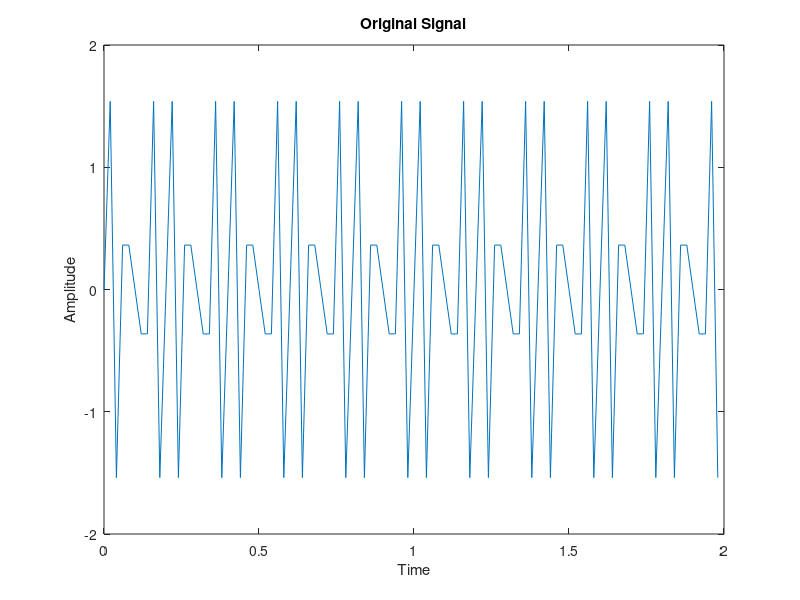
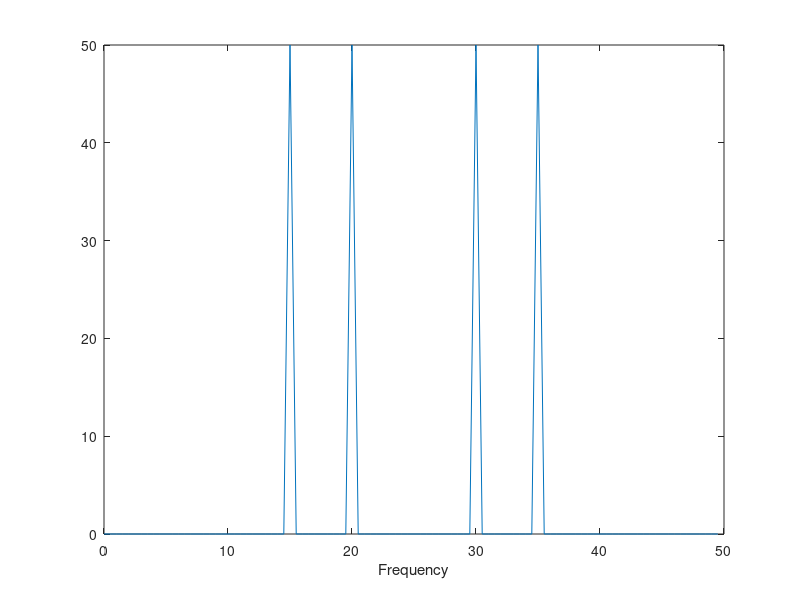

MATLAB code for these plots, in order:
% 两个频率分别为15HZ 和 20HZ 的正弦信号
Fs=50;%采样频率50Hz
f1=15;
f2=20;
t = 0:1/Fs:2-1/Fs % 0-9.98s 一共500个点
x = sin(2*pi*f1*t) + sin(2*pi*f2*t);%原始信号
N=length(x)% N=500
figure(1);
plot(t,x);
title('Original Signal');
xlabel('Time'); 
ylabel('Amplitude'); 
%直接使用fft
figure(2);
y0 =abs(fft(x)); %快速傅里叶变换的幅值
%将横坐标转化，显示为频率f= n*(fs/N)
f = (0:N-1)*Fs/N
plot(f,y0);
xlabel('Frequency'); 
